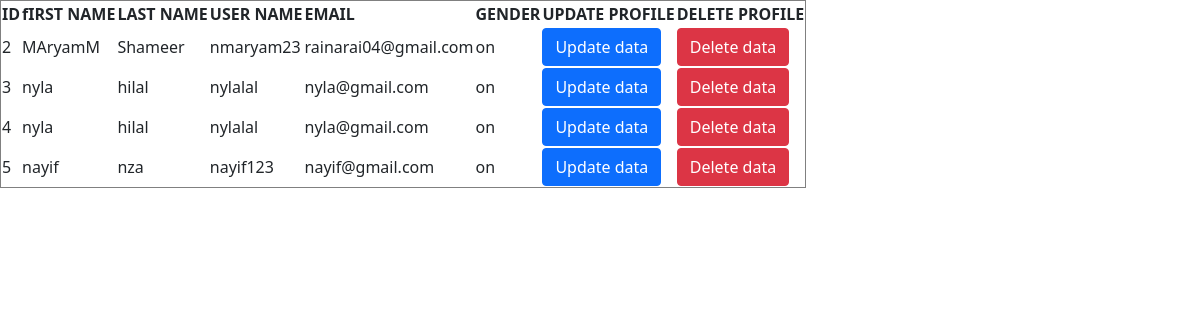
/djangoapp/display/, run on the app's committed database.
### djangoapp/models.py (models this page shows)
class register(models.Model):
    fname=models.CharField(max_length=30)
    lname=models.CharField(max_length=20)
    username=models.CharField(max_length=20)
    email=models.EmailField()
    phone=models.IntegerField()
    gender=models.CharField(max_length=10)
    address=models.CharField(max_length=100)
    dob=models.DateField()
    password=models.CharField(max_length=20)

### djangoapp/views.py (the view)
# urls.py: path('display/',display),
def display(request):
    a=register.objects.all()
    return render(request,'display.html',{'data':a})

### djangoapp/templates/display.html (shortened to what this page needs)
<!DOCTYPE html>
<html lang="en">
<head>
    <link href="https://cdn.jsdelivr.net/npm/bootstrap@5.0.2/dist/css/bootstrap.min.css" rel="stylesheet">
</head>
<body>
<table border="1">
  <tr>
    <th>ID</th>
    <th>fIRST NAME</th>
    <th>LAST NAME</th>
    <th>USER NAME</th>
    <th>EMAIL</th>
      <th>GENDER</th>
      <th>UPDATE PROFILE</th>
      <th>DELETE PROFILE</th>
  </tr>
    {% for i in data%}
    <tr>
        <td>{{i.id}}</td>
        <td>{{i.fname}}</td>
        <td>{{i.lname}}</td>
        <td>{{i.username}}</td>
        <td>{{i.email}}</td>
        <td>{{i.gender}}</td>
        <td><a href="http://127.0.0.1:8000/djangoapp/update/{{i.id}}" class="btn btn-primary">Update data</a></td>
        <td><a href="http://127.0.0.1:8000/djangoapp/delete/{{i.id}}" class="btn btn-danger">Delete data</a></td>
    </tr>
     {% endfor %}
</table>
</body>
</html>

### data on the page
register: id "2", fname "MAryamM", lname "Shameer", username "nmaryam23", email "rainarai04@gmail.com", gender "on"
register: id "3", fname "nyla", lname "hilal", username "nylalal", email "nyla@gmail.com", gender "on"
register: id "4", fname "nyla", lname "hilal", username "nylalal", email "nyla@gmail.com", gender "on"
register: id "5", fname "nayif", lname "nza", username "nayif123", email "nayif@gmail.com", gender "on"
